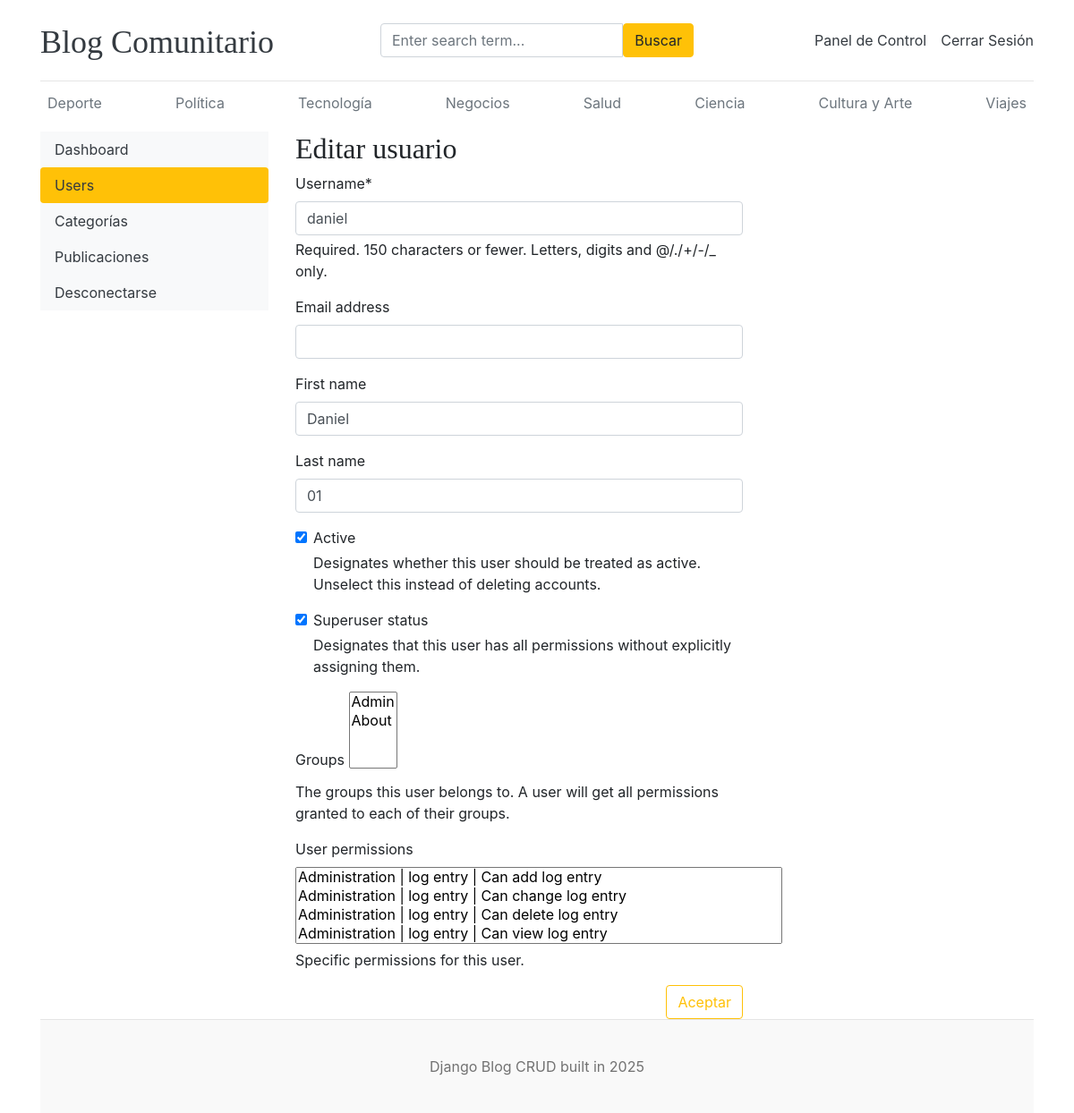
The page /dashboard/users/edit/1/ (signed in) on the database its author committed.
### blogs/models.py (models this page shows, shortened)
class Category(models.Model):
    category_name = models.CharField(max_length=50, unique=True)
    created_at = models.DateTimeField(auto_now_add=True)
    updated_at = models.DateTimeField(auto_now=True)
    class Meta:
        verbose_name_plural = "Categories"

### dashboards/views.py (the view)
# urls.py: path('users/edit/<int:pk>/', views.edit_user, name='edit_user'),
def edit_user(request, pk):
    user = get_object_or_404(User, pk=pk)
    if request.method == 'POST':
        form = EditUserForm(request.POST, instance = user)
        if form.is_valid():
            form.save()
            return redirect('users')
    form = EditUserForm(instance = user) #used to get the data without pwd
    context = {
        'form': form,
    }
    return render(request, 'dashboard/edit_user.html', context)

### dashboards/forms.py
class EditUserForm(forms.ModelForm):
    class Meta:
        model = User
        fields = (
            'username',
            'email',
            'first_name',
            'last_name',
            'is_active',
            'is_superuser',
            'groups',
            'user_permissions'
        )

### blogs/context_processors.py (called while the page is built)
def get_categories(request):
    categories = Category.objects.all()
    return dict(categories=categories)

def get_social_links(request):
    social_links = SocialLink.objects.all()
    return dict(social_links=social_links)

### templates/dashboard/edit_user.html (shortened to what this page needs)
{% extends 'base.html' %}
{% block content %}
{% load crispy_forms_tags %}
<div class="row">
    {% include 'dashboard/sidebar.html' %}
    <div class="col-md-9">
        {% if perms.auth.view_user %}
        <h2>Editar usuario</h2>
        <form action="" method="post" style="width: 500px;">
            {{ form |crispy }}
            <button type="submit" class="btn btn-outline-warning float-right ">Aceptar</button>
        </form>
        <br>
    </div>
    {% else %}
    <h5>No tiene los permisos para ver este contenido</h5>
    {% endif %}
</div>
{% endblock %}

### templates/base.html (shortened to what this page needs)
{% load static %}
<!DOCTYPE html>
<html lang="en">
<head>
    <link href="https://getbootstrap.com/docs/4.0/dist/css/bootstrap.min.css" rel="stylesheet">
    <link href="{% static 'css/blog.css' %}" rel="stylesheet">
    <link rel="stylesheet" href="https://cdnjs.cloudflare.com/ajax/libs/font-awesome/4.7.0/css/font-awesome.min.css">
  </head>
<body>
    <div class="container">
      <header class="blog-header py-3">
        <div class="row flex-nowrap justify-content-between align-items-center">
          <div class="col-4 pt-1">
            <a class="blog-header-logo text-dark" href="/">Blog Comunitario</a>
          </div>
          <div class="col-4">
            <form action="{% url 'search' %}" method="GET">
              <div class="input-group">
                <input class="form-control" type="text" name="keyword" value="{{ keyword }}" placeholder="Enter search term..." aria-label="Enter search term..." aria-describedby="button-search" />
                <button type="submit" class="btn btn-warning" id="button-search" type="button">Buscar</button>
              </div>
            </form>
          </div>
          <div class="col-4 d-flex justify-content-end align-items-center">
            {% if not user.is_authenticated %}
            <a class="btn btn-sm btn-warning" href="{% url 'login' %}">Ingreso</a> &nbsp;
            <a class="btn btn-sm btn-outline-warning" href="{% url 'register' %}">Registro</a>
            {% else %}
            <span><a href="{% url 'dashboard' %}" class="text-dark">Panel de Control</a></span>
            <span><a href="{% url 'logout' %}" class="text-dark">Cerrar Sesión</a></span>
            {% endif %}
          </div>
        </div>
      </header>
      <div class="nav-scroller py-1 mb-2">
        <nav class="nav d-flex justify-content-between">
          {% for cat in categories %}
          <a class="p-2 text-muted" href="{% url 'posts_by_category' cat.id %}">{{ cat.category_name}}</a>
          {% endfor %}
        </nav>
      </div>
{% block content %}
{% endblock %}
 <footer class="blog-footer">
  <p>Django Blog CRUD built in 2025 </p>
</footer>
</body>
</html>

### blog_main/static/css/blog.css (style rules this page uses)
.blog-header { border-bottom: 1px solid #e5e5e5; }
.blog-header-logo { font-family: "Playfair Display", Georgia, "Times New Roman", serif; font-size: 2.25rem; }
h1, h2, h3, h4, h5, h6 { font-family: "Playfair Display", Georgia, "Times New Roman", serif; }
.blog-footer { padding: 2.5rem 0; color: #727272; text-align: center; background-color: #f9f9f9; border-top: .05rem solid #e5e5e5; }
.blog-footer p:last-child { margin-bottom: 0; }

### rows shown on the page
Category: category_name "Deporte"
Category: category_name "Política"
Category: category_name "Tecnología"
Category: category_name "Negocios"
Category: category_name "Salud"
Category: category_name "Ciencia"
Category: category_name "Cultura y Arte"
Category: category_name "Viajes"
